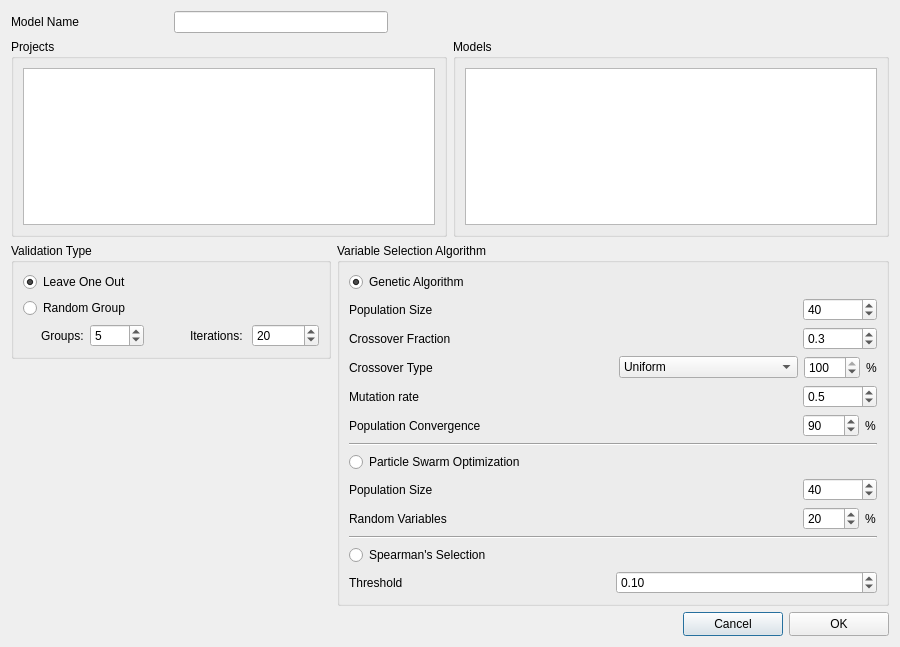
<?xml version="1.0" encoding="UTF-8"?>
<ui version="4.0">
 <class>VariableSelectionDialog</class>
 <widget class="QDialog" name="VariableSelectionDialog">
  <property name="geometry">
   <rect>
    <x>0</x>
    <y>0</y>
    <width>900</width>
    <height>647</height>
   </rect>
  </property>
  <property name="minimumSize">
   <size>
    <width>900</width>
    <height>609</height>
   </size>
  </property>
  <property name="windowTitle">
   <string>Variable Selection</string>
  </property>
  <layout class="QGridLayout" name="gridLayout_5">
   <item row="0" column="0">
    <widget class="QLabel" name="label_10">
     <property name="text">
      <string>Model Name</string>
     </property>
    </widget>
   </item>
   <item row="0" column="1" colspan="2">
    <widget class="QLineEdit" name="varselname"/>
   </item>
   <item row="0" column="3">
    <spacer name="horizontalSpacer_4">
     <property name="orientation">
      <enum>Qt::Horizontal</enum>
     </property>
     <property name="sizeHint" stdset="0">
      <size>
       <width>461</width>
       <height>17</height>
      </size>
     </property>
    </spacer>
   </item>
   <item row="1" column="0" colspan="4">
    <layout class="QGridLayout" name="gridLayout_4">
     <item row="0" column="0">
      <widget class="QGroupBox" name="projectsGroupBox">
       <property name="title">
        <string>Projects</string>
       </property>
       <layout class="QGridLayout" name="gridLayout_8">
        <item row="0" column="0">
         <widget class="QListView" name="listView">
          <property name="sizePolicy">
           <sizepolicy hsizetype="Expanding" vsizetype="Expanding">
            <horstretch>0</horstretch>
            <verstretch>0</verstretch>
           </sizepolicy>
          </property>
          <property name="minimumSize">
           <size>
            <width>0</width>
            <height>0</height>
           </size>
          </property>
          <property name="editTriggers">
           <set>QAbstractItemView::NoEditTriggers</set>
          </property>
          <property name="selectionMode">
           <enum>QAbstractItemView::SingleSelection</enum>
          </property>
          <property name="selectionBehavior">
           <enum>QAbstractItemView::SelectRows</enum>
          </property>
         </widget>
        </item>
       </layout>
      </widget>
     </item>
     <item row="0" column="1">
      <widget class="QGroupBox" name="modelGroupBox">
       <property name="title">
        <string>Models</string>
       </property>
       <layout class="QGridLayout" name="gridLayout_7">
        <item row="0" column="0">
         <widget class="QListView" name="listView_2">
          <property name="sizePolicy">
           <sizepolicy hsizetype="Expanding" vsizetype="Expanding">
            <horstretch>0</horstretch>
            <verstretch>0</verstretch>
           </sizepolicy>
          </property>
          <property name="minimumSize">
           <size>
            <width>0</width>
            <height>0</height>
           </size>
          </property>
          <property name="editTriggers">
           <set>QAbstractItemView::NoEditTriggers</set>
          </property>
          <property name="selectionMode">
           <enum>QAbstractItemView::SingleSelection</enum>
          </property>
          <property name="selectionBehavior">
           <enum>QAbstractItemView::SelectRows</enum>
          </property>
         </widget>
        </item>
       </layout>
      </widget>
     </item>
    </layout>
   </item>
   <item row="2" column="0" colspan="2">
    <widget class="QGroupBox" name="groupBox_3">
     <property name="title">
      <string>Validation Type </string>
     </property>
     <layout class="QGridLayout" name="gridLayout_9">
      <item row="0" column="0">
       <widget class="QRadioButton" name="leaveoneout">
        <property name="text">
         <string>Leave One Out</string>
        </property>
        <property name="checked">
         <bool>true</bool>
        </property>
       </widget>
      </item>
      <item row="1" column="0" colspan="2">
       <layout class="QVBoxLayout" name="verticalLayout">
        <item>
         <widget class="QRadioButton" name="randomgroup">
          <property name="text">
           <string>Random Group</string>
          </property>
         </widget>
        </item>
        <item>
         <layout class="QGridLayout" name="gridLayout_10">
          <item row="0" column="0">
           <spacer name="horizontalSpacer_2">
            <property name="orientation">
             <enum>Qt::Horizontal</enum>
            </property>
            <property name="sizeHint" stdset="0">
             <size>
              <width>18</width>
              <height>20</height>
             </size>
            </property>
           </spacer>
          </item>
          <item row="0" column="1">
           <widget class="QLabel" name="label_5">
            <property name="text">
             <string>Groups:</string>
            </property>
           </widget>
          </item>
          <item row="0" column="2">
           <widget class="QSpinBox" name="groupnumber">
            <property name="minimum">
             <number>2</number>
            </property>
            <property name="maximum">
             <number>9999</number>
            </property>
            <property name="value">
             <number>5</number>
            </property>
           </widget>
          </item>
          <item row="0" column="3">
           <spacer name="horizontalSpacer_3">
            <property name="orientation">
             <enum>Qt::Horizontal</enum>
            </property>
            <property name="sizeHint" stdset="0">
             <size>
              <width>40</width>
              <height>20</height>
             </size>
            </property>
           </spacer>
          </item>
          <item row="0" column="4">
           <widget class="QLabel" name="label_6">
            <property name="text">
             <string>Iterations: </string>
            </property>
           </widget>
          </item>
          <item row="0" column="5">
           <widget class="QSpinBox" name="iterations">
            <property name="minimum">
             <number>1</number>
            </property>
            <property name="maximum">
             <number>9999999</number>
            </property>
            <property name="value">
             <number>20</number>
            </property>
           </widget>
          </item>
         </layout>
        </item>
       </layout>
      </item>
     </layout>
    </widget>
   </item>
   <item row="2" column="2" rowspan="2" colspan="2">
    <widget class="QGroupBox" name="groupBox_5">
     <property name="title">
      <string>Variable Selection Algorithm</string>
     </property>
     <layout class="QGridLayout" name="gridLayout_3">
      <item row="0" column="0">
       <layout class="QGridLayout" name="gridLayout_15">
        <item row="0" column="0">
         <widget class="QRadioButton" name="gaButton">
          <property name="text">
           <string>Genetic Algorithm</string>
          </property>
          <property name="checked">
           <bool>true</bool>
          </property>
         </widget>
        </item>
        <item row="1" column="0">
         <widget class="QLabel" name="label_2">
          <property name="text">
           <string>Population Size</string>
          </property>
         </widget>
        </item>
        <item row="1" column="1">
         <widget class="QSpinBox" name="GApopulationBox">
          <property name="minimumSize">
           <size>
            <width>74</width>
            <height>23</height>
           </size>
          </property>
          <property name="maximumSize">
           <size>
            <width>74</width>
            <height>23</height>
           </size>
          </property>
          <property name="minimum">
           <number>1</number>
          </property>
          <property name="maximum">
           <number>99999</number>
          </property>
          <property name="value">
           <number>40</number>
          </property>
         </widget>
        </item>
        <item row="2" column="0">
         <widget class="QLabel" name="label_4">
          <property name="text">
           <string>Crossover Fraction</string>
          </property>
         </widget>
        </item>
        <item row="2" column="1">
         <widget class="QDoubleSpinBox" name="GAcrossoverBox">
          <property name="minimumSize">
           <size>
            <width>74</width>
            <height>23</height>
           </size>
          </property>
          <property name="maximumSize">
           <size>
            <width>74</width>
            <height>23</height>
           </size>
          </property>
          <property name="decimals">
           <number>1</number>
          </property>
          <property name="minimum">
           <double>0.100000000000000</double>
          </property>
          <property name="maximum">
           <double>1.000000000000000</double>
          </property>
          <property name="singleStep">
           <double>0.100000000000000</double>
          </property>
          <property name="value">
           <double>0.300000000000000</double>
          </property>
         </widget>
        </item>
        <item row="3" column="0" colspan="2">
         <layout class="QHBoxLayout" name="horizontalLayout_3">
          <item>
           <widget class="QLabel" name="label_14">
            <property name="text">
             <string>Crossover Type</string>
            </property>
           </widget>
          </item>
          <item>
           <spacer name="horizontalSpacer_7">
            <property name="orientation">
             <enum>Qt::Horizontal</enum>
            </property>
            <property name="sizeHint" stdset="0">
             <size>
              <width>40</width>
              <height>20</height>
             </size>
            </property>
           </spacer>
          </item>
          <item>
           <widget class="QComboBox" name="GAcrossovertype">
            <property name="sizePolicy">
             <sizepolicy hsizetype="Expanding" vsizetype="Fixed">
              <horstretch>0</horstretch>
              <verstretch>0</verstretch>
             </sizepolicy>
            </property>
            <property name="minimumSize">
             <size>
              <width>0</width>
              <height>0</height>
             </size>
            </property>
            <property name="maximumSize">
             <size>
              <width>16777215</width>
              <height>16777215</height>
             </size>
            </property>
            <property name="editable">
             <bool>false</bool>
            </property>
            <property name="currentIndex">
             <number>2</number>
            </property>
            <item>
             <property name="text">
              <string>Single Point</string>
             </property>
            </item>
            <item>
             <property name="text">
              <string>Two Point</string>
             </property>
            </item>
            <item>
             <property name="text">
              <string>Uniform</string>
             </property>
            </item>
           </widget>
          </item>
          <item>
           <layout class="QGridLayout" name="gridLayout_14">
            <item row="0" column="0">
             <widget class="QSpinBox" name="GAcrossowerSwappinesBox">
              <property name="minimumSize">
               <size>
                <width>56</width>
                <height>23</height>
               </size>
              </property>
              <property name="maximumSize">
               <size>
                <width>56</width>
                <height>23</height>
               </size>
              </property>
              <property name="minimum">
               <number>1</number>
              </property>
              <property name="maximum">
               <number>100</number>
              </property>
              <property name="value">
               <number>100</number>
              </property>
             </widget>
            </item>
            <item row="0" column="1">
             <widget class="QLabel" name="label_15">
              <property name="text">
               <string>%</string>
              </property>
             </widget>
            </item>
           </layout>
          </item>
         </layout>
        </item>
        <item row="4" column="0">
         <widget class="QLabel" name="label_7">
          <property name="text">
           <string>Mutation rate</string>
          </property>
         </widget>
        </item>
        <item row="4" column="1">
         <widget class="QDoubleSpinBox" name="GAmutationBox">
          <property name="maximumSize">
           <size>
            <width>74</width>
            <height>23</height>
           </size>
          </property>
          <property name="decimals">
           <number>1</number>
          </property>
          <property name="minimum">
           <double>0.100000000000000</double>
          </property>
          <property name="maximum">
           <double>1.000000000000000</double>
          </property>
          <property name="singleStep">
           <double>0.100000000000000</double>
          </property>
          <property name="value">
           <double>0.500000000000000</double>
          </property>
         </widget>
        </item>
        <item row="5" column="0">
         <widget class="QLabel" name="label_11">
          <property name="text">
           <string>Population Convergence</string>
          </property>
         </widget>
        </item>
        <item row="5" column="1">
         <layout class="QGridLayout" name="gridLayout_12">
          <item row="0" column="0">
           <widget class="QSpinBox" name="GApopulationConvergenceBox">
            <property name="minimumSize">
             <size>
              <width>56</width>
              <height>23</height>
             </size>
            </property>
            <property name="maximumSize">
             <size>
              <width>56</width>
              <height>23</height>
             </size>
            </property>
            <property name="minimum">
             <number>1</number>
            </property>
            <property name="maximum">
             <number>100</number>
            </property>
            <property name="value">
             <number>90</number>
            </property>
           </widget>
          </item>
          <item row="0" column="1">
           <widget class="QLabel" name="label_12">
            <property name="text">
             <string>%</string>
            </property>
           </widget>
          </item>
         </layout>
        </item>
       </layout>
      </item>
      <item row="1" column="0">
       <widget class="Line" name="line">
        <property name="orientation">
         <enum>Qt::Horizontal</enum>
        </property>
       </widget>
      </item>
      <item row="2" column="0">
       <layout class="QGridLayout" name="gridLayout_13">
        <item row="0" column="0" colspan="3">
         <widget class="QRadioButton" name="psoButton">
          <property name="text">
           <string>Particle Swarm Optimization</string>
          </property>
         </widget>
        </item>
        <item row="1" column="0">
         <widget class="QLabel" name="label_8">
          <property name="text">
           <string>Population Size</string>
          </property>
         </widget>
        </item>
        <item row="1" column="1">
         <spacer name="horizontalSpacer_5">
          <property name="orientation">
           <enum>Qt::Horizontal</enum>
          </property>
          <property name="sizeHint" stdset="0">
           <size>
            <width>18</width>
            <height>20</height>
           </size>
          </property>
         </spacer>
        </item>
        <item row="1" column="2" colspan="2">
         <widget class="QSpinBox" name="PSOpopulationBox">
          <property name="minimumSize">
           <size>
            <width>74</width>
            <height>23</height>
           </size>
          </property>
          <property name="maximumSize">
           <size>
            <width>74</width>
            <height>23</height>
           </size>
          </property>
          <property name="minimum">
           <number>1</number>
          </property>
          <property name="maximum">
           <number>99999</number>
          </property>
          <property name="value">
           <number>40</number>
          </property>
         </widget>
        </item>
        <item row="2" column="0">
         <widget class="QLabel" name="label_9">
          <property name="text">
           <string>Random Variables</string>
          </property>
         </widget>
        </item>
        <item row="2" column="1">
         <spacer name="horizontalSpacer_6">
          <property name="orientation">
           <enum>Qt::Horizontal</enum>
          </property>
          <property name="sizeHint" stdset="0">
           <size>
            <width>18</width>
            <height>20</height>
           </size>
          </property>
         </spacer>
        </item>
        <item row="2" column="2">
         <widget class="QSpinBox" name="PSOrandomnesBox">
          <property name="minimumSize">
           <size>
            <width>56</width>
            <height>23</height>
           </size>
          </property>
          <property name="maximumSize">
           <size>
            <width>56</width>
            <height>23</height>
           </size>
          </property>
          <property name="minimum">
           <number>1</number>
          </property>
          <property name="maximum">
           <number>100</number>
          </property>
          <property name="value">
           <number>20</number>
          </property>
         </widget>
        </item>
        <item row="2" column="3">
         <widget class="QLabel" name="label_13">
          <property name="text">
           <string>%</string>
          </property>
         </widget>
        </item>
       </layout>
      </item>
      <item row="3" column="0">
       <widget class="Line" name="line_2">
        <property name="orientation">
         <enum>Qt::Horizontal</enum>
        </property>
       </widget>
      </item>
      <item row="4" column="0">
       <layout class="QGridLayout" name="gridLayout_2">
        <item row="0" column="0" colspan="2">
         <widget class="QRadioButton" name="spearmanButton">
          <property name="text">
           <string>Spearman's Selection</string>
          </property>
         </widget>
        </item>
        <item row="1" column="0">
         <widget class="QLabel" name="label_3">
          <property name="text">
           <string>Threshold</string>
          </property>
         </widget>
        </item>
        <item row="1" column="1">
         <widget class="QDoubleSpinBox" name="threshold">
          <property name="maximum">
           <double>1.000000000000000</double>
          </property>
          <property name="singleStep">
           <double>0.100000000000000</double>
          </property>
          <property name="value">
           <double>0.100000000000000</double>
          </property>
         </widget>
        </item>
       </layout>
      </item>
     </layout>
    </widget>
   </item>
   <item row="4" column="0" colspan="4">
    <layout class="QGridLayout" name="gridLayout">
     <item row="0" column="0">
      <spacer name="horizontalSpacer">
       <property name="sizePolicy">
        <sizepolicy hsizetype="Expanding" vsizetype="Minimum">
         <horstretch>0</horstretch>
         <verstretch>0</verstretch>
        </sizepolicy>
       </property>
       <property name="orientation">
        <enum>Qt::Horizontal</enum>
       </property>
       <property name="sizeType">
        <enum>QSizePolicy::Expanding</enum>
       </property>
       <property name="sizeHint" stdset="0">
        <size>
         <width>40</width>
         <height>20</height>
        </size>
       </property>
      </spacer>
     </item>
     <item row="0" column="2">
      <widget class="QPushButton" name="cancelButton">
       <property name="minimumSize">
        <size>
         <width>100</width>
         <height>24</height>
        </size>
       </property>
       <property name="maximumSize">
        <size>
         <width>100</width>
         <height>24</height>
        </size>
       </property>
       <property name="text">
        <string>Cancel</string>
       </property>
      </widget>
     </item>
     <item row="0" column="3">
      <widget class="QPushButton" name="okButton">
       <property name="minimumSize">
        <size>
         <width>100</width>
         <height>24</height>
        </size>
       </property>
       <property name="maximumSize">
        <size>
         <width>100</width>
         <height>24</height>
        </size>
       </property>
       <property name="text">
        <string>OK</string>
       </property>
      </widget>
     </item>
    </layout>
   </item>
   <item row="3" column="0">
    <spacer name="verticalSpacer">
     <property name="orientation">
      <enum>Qt::Vertical</enum>
     </property>
     <property name="sizeHint" stdset="0">
      <size>
       <width>20</width>
       <height>40</height>
      </size>
     </property>
    </spacer>
   </item>
  </layout>
 </widget>
 <resources/>
 <connections/>
</ui>
